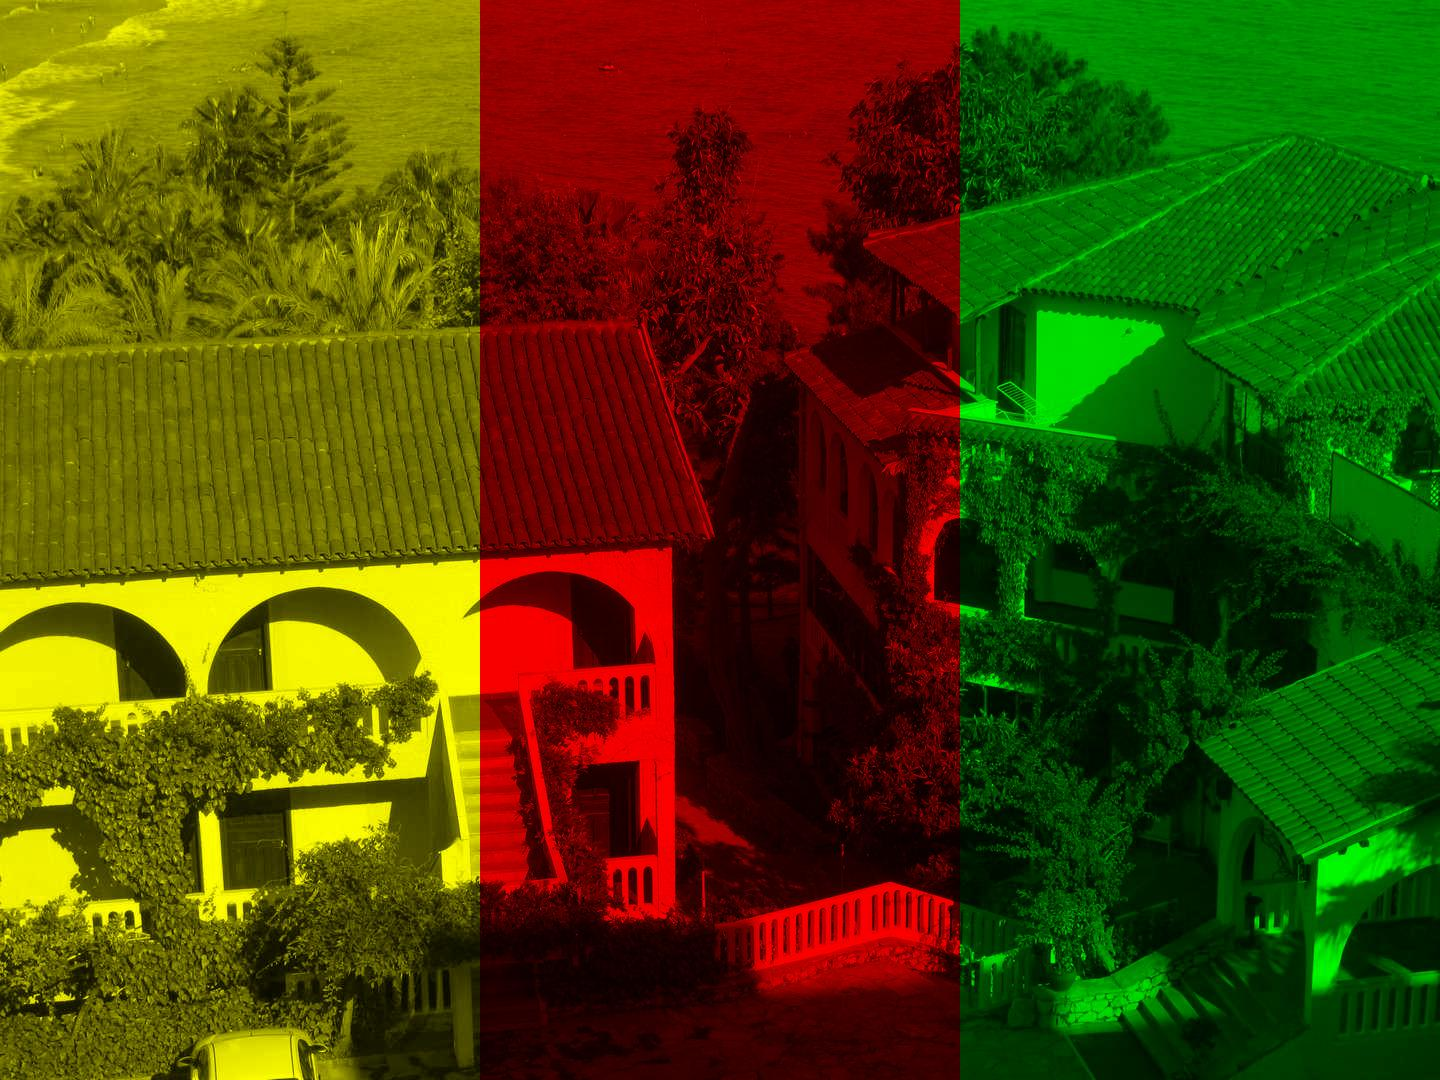

Write Python code to recreate this figure.
import random
from PIL import Image, ImageDraw #Подключим необходимые библиотеки

image = Image.open("../roof.jpg") #Открываем изображение
draw = ImageDraw.Draw(image) #Создаем инструмент для рисования
width  = image.size[0] #Определяем ширину
height = image.size[1] #Определяем высоту
pix = image.load() #Выгружаем значения пикселей
part = width // 3
for x in range(0, part):
        for y in range(height):
                r = pix[x, y][0]
                g = pix[x, y][1]
                b = pix[x, y][2]
                res = round((r + 6*g + 3*b)/10)
                draw.point((x, y), (res, res, 0))
for x in range(part, 2*part):
        for y in range(height):
                r = pix[x, y][0]
                g = pix[x, y][1]
                b = pix[x, y][2]
                res = round((r + 6*g + 3*b)/10)
                draw.point((x, y), (res, 0, 0))
for x in range(2*part, width):
        for y in range(height):
                r = pix[x, y][0]
                g = pix[x, y][1]
                b = pix[x, y][2]
                res = round((r + 6*g + 3*b)/10)
                draw.point((x, y), (0, res, 0))
image.show()
del draw
